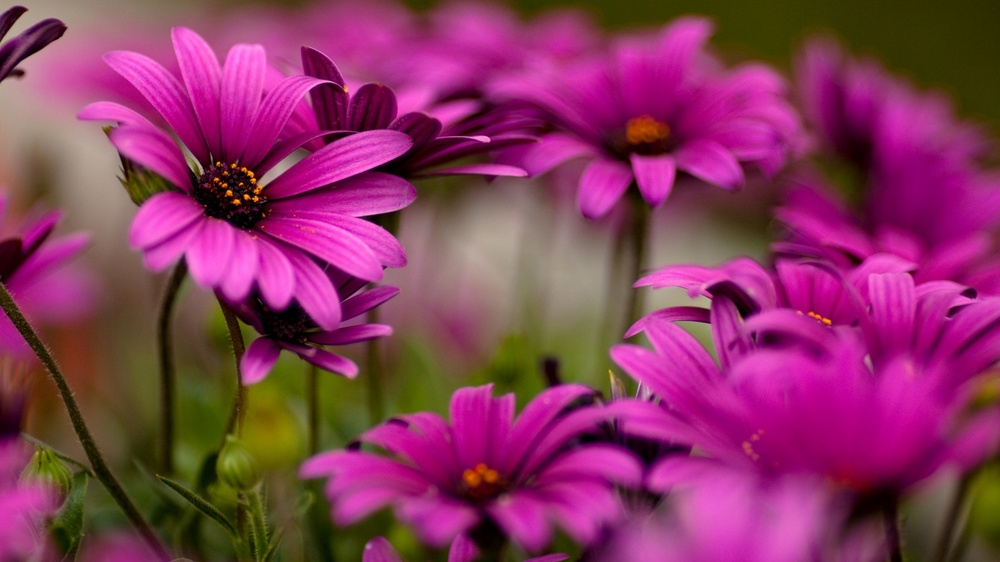
#> input picture 3_rotate_image/9.jpg, 1000 x 562 px, shrunk from 1600 x 900 before the run
$ python rotate_image_pillow.py
#> lines starting #> are read from the running program, lines starting #| are printed output that depends on the picture
from PIL import Image
img = Image.open('9.jpg')
#> img is the input picture: PIL image 1000x562 RGB; mean R, G, B 136, 54.7, 94.1
img.rotate(90).save('newSize.png')
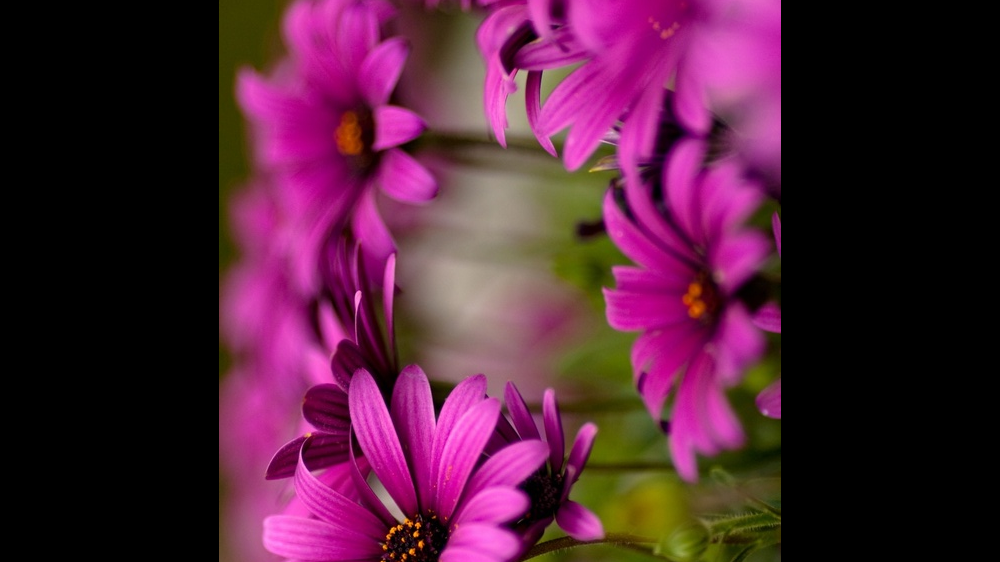
#> saved as newSize.png: PIL image 1000x562 RGB; mean R, G, B 79.5, 32, 56.4
img_new = Image.open('newSize.png')
img_new.show()
